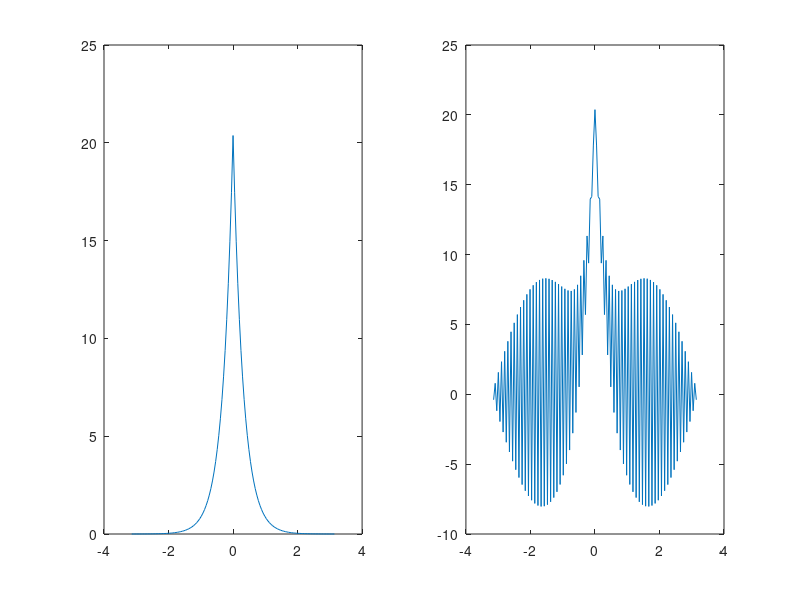

MATLAB code for this plot:
clear all; close all; clc

% New differential equaiton:
% dudt = Sdelta(x-x0) + D d^2udx^2-u/tau;

% Control Variables
VonNeumann = 1;
Simple = 0;


% For Von Neumann
NVdt = 1+[-1,1]*10^-3;
NVtend = 100;

% some constants
L = 2*pi;
N = 129; % USE AN ODD NUMBER OF POINTS
D = 0.1;
tend = 2;
dtMult = 1;
S = 1;
tau = 1;


% Creating the differentiation matrix
% First we create the ones above the diagonal
diag1 = diag(ones(N-1,1),1);
% Then the main diagonal (-2)
diag2 = diag(ones(N,1));
% And the ones below the diagonal
diag3 = diag(ones(N-1,1),-1);



x = linspace(-L/2,L/2,N);
h = abs(x(1)-x(2));

if Simple == 1
	dt = dtMult*2*tau*h^2/(4*D*tau+h^2);

	nt = ceil(tend/dt);
	t = zeros(1,nt);


	C = zeros(N,nt); % Rows are spatial, coloumns are temporal
	res = C;

	C(ceil(N/2),1) = 1/h;

	% Does all the differentiation. (1-dt/tau)*u+(d^2/dt^2)u.
	T = (1-dt/tau-2*D*dt/h^2)*diag2+D*dt/(h^2)*(diag1+diag3);

	CSteady = 1/h*exp(-abs(x)'/(sqrt(tau*D)));
	res(:,1) = C(:,1)-CSteady;

	for i = 2:nt

		t(i) = t(i-1)+dt;
		C(:,i) =T*C(:,i-1);
		% Let's add the constant source
		if mod(N,2) == 0
			C(N/2:N/2+1,i) = 1/h;
		else
			C(ceil(N/2),i) = 1/h;
		end
		res(:,i) = C(:,i)-CSteady;
	end

	figure
	hold on
	plot(x(1:8:129),CSteady(1:8:129),'.')
	plot(x,C(:,end))
	legend('Steady-state','Numerical')
end

if VonNeumann == 1
	
	dts = NVdt*2*tau*h^2/(4*D*tau+h^2);
	tend = NVtend;
	CNV = zeros(N,2);
	
	for j = 1:2
		dt = dts(j);
		nt = ceil(tend/dt);
		t = zeros(1,nt);


		C = zeros(N,nt); % Rows are spatial, coloumns are temporal
		
		C(ceil(N/2),1) = 1/h;

		% Does all the differentiation. (1-dt/tau)*u+(d^2/dt^2)u.
		T = (1-dt/tau-2*D*dt/h^2)*diag2+D*dt/(h^2)*(diag1+diag3);


		for i = 2:nt

			t(i) = t(i-1)+dt;
			C(:,i) =T*C(:,i-1);
			% The constant source
			C(ceil(N/2),i) = 1/h;
		end
		CNV(:,j) = C(:,end);
	end
	
	figure
	subplot(1,2,1)
	plot(x,CNV(:,1))
	
	subplot(1,2,2)
	plot(x,CNV(:,2))
end